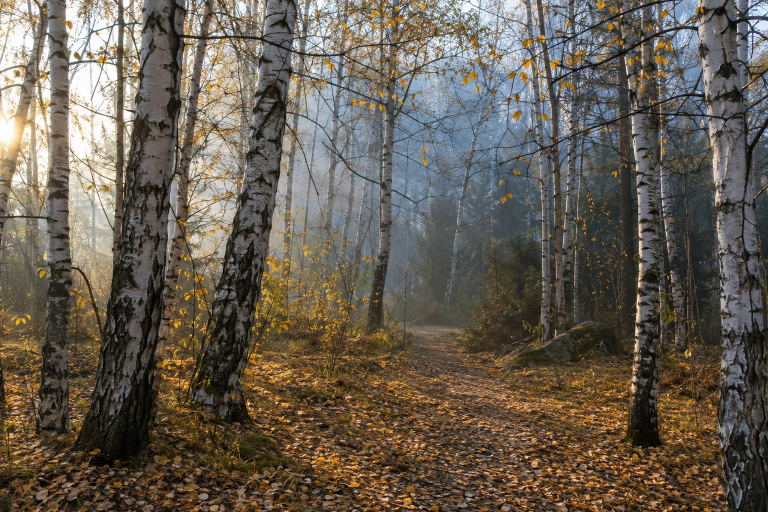
#> input picture photos/birch-grove.jpg, 1536 x 1024 px (shown at 1/2 size)
$ python -i busy.py   (imports and definitions only)
#> lines starting #> are read from the running program, lines starting #| are printed output that depends on the picture; after the words box and inside, x2 and y2 are one past the last pixel; in counts of white or black regions, pixels touching at a corner belong together
"""How busy a picture is: the share of it that is fine texture, for the beginner-sized check (#109).

    measure(rgb) -> {"fine_texture": share of 40 px tiles that are dense with edges, "edges": share of edge pixels}
    run(picture, lesson) -> the numbers, the picture of where the texture is, and the comparison with the photo

From the spike for #52 (`docs/spikes/tools-before-plan.md`, section 1): fine texture is 10.3% on the fitted lavender
photo, 0.4% on the chickadee, 0.0% on the sailboat, and 0.0 to 0.2% on the five rendered beginner versions. It finds
textures made of hundreds of items (stalks); it doesn't see tiny separate things (a village) or count parts.

It's an aid Claude reads at step 0c, not a judge: three pictures can't set a threshold, so nothing here decides
whether a picture is too busy or blocks a run. The one comparison it makes is with the photo's own number, once a
beginner version was made: its fine texture, and the finish's, should come down.
"""

from __future__ import annotations

import json
from pathlib import Path

import cv2
import numpy as np

import filters

WORK = 1000  # every measure is taken at this long side, so pictures of different sizes compare
TILE = 40  # pixels at WORK size: a tile is fine texture when more than DENSE of its pixels are on an edge
DENSE = 0.125
SAME_SHAPE = 0.02  # a picture within 2% of the frame's shape is in the frame, so canvas_box applies to it
FADE = 0.55  # how far the rest of the picture is faded toward white in the picture of where the texture is
MARK = (224, 17, 157)  # the tiles' outline, a magenta no painting here uses

ROLES = ("photo", "beginner", "finish")
# The lesson's own files. Any other picture (a redo in trials/, the photo before fit-canvas) needs --as, so its
# number never lands on the wrong role and replaces the photo's without a word (review of #138).
ROLE_OF = {"00_canvas_frame.png": "photo", "00_canvas_fit.png": "photo", "00_beginner.png": "beginner",
           "99_finish.png": "finish"}


def edges(rgb: np.ndarray) -> np.ndarray:
    """Where the edges are (Canny, after a light blur so a canvas weave or JPEG noise doesn't count)."""
    gray = cv2.GaussianBlur(cv2.cvtColor(rgb, cv2.COLOR_RGB2GRAY), (0, 0), 1.5)
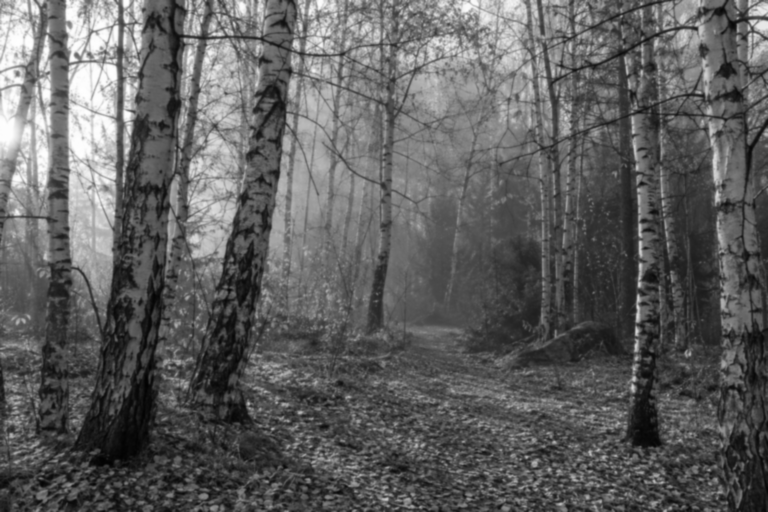
#> gray: shape (1024, 1536) (shown at 1/2 size); min 2, max 255, mean 95.1
    return cv2.Canny(gray, 40, 120) > 0
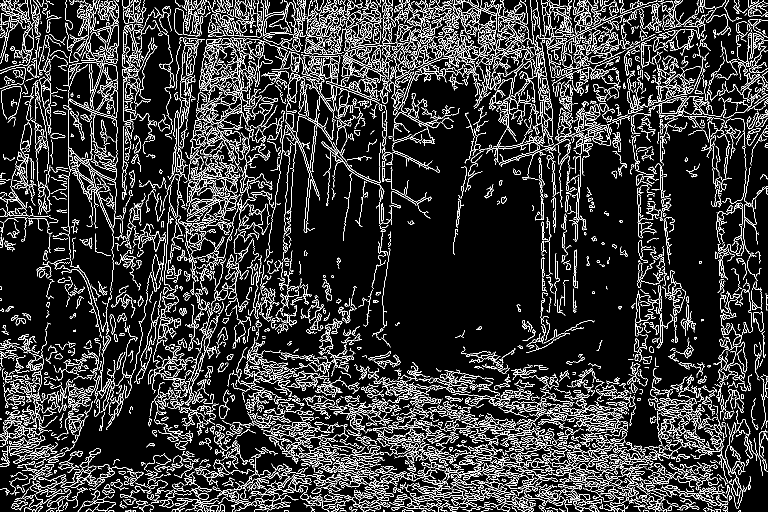
#> returned value: shape (1024, 1536) bool (shown at 1/2 size); 13.2% white in thin lines or dots


# [29 lines left out: functions tiles, measure, picture, not called in this run]


def to_work(rgb: np.ndarray) -> np.ndarray:
    s = WORK / max(rgb.shape[:2])
    return cv2.resize(rgb, (round(rgb.shape[1] * s), round(rgb.shape[0] * s)), interpolation=cv2.INTER_AREA)


# [94 lines left out: functions canvas_part, role_of, _notes, record, run, not called in this run]

>>> import cv2
>>> picture = cv2.cvtColor(cv2.imread('../photos/birch-grove.jpg'), cv2.COLOR_BGR2RGB)
>>> result = edges(picture)

$ run again, on photos/highland-cow.jpg
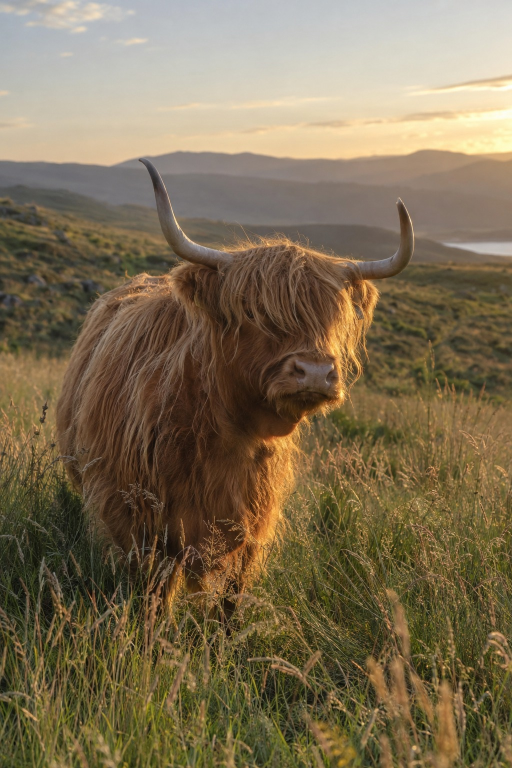
#> input picture photos/highland-cow.jpg, 1024 x 1536 px (shown at 1/2 size)
#> in edges, `gray = cv2.GaussianBlur(cv2.cvtColor(rgb, cv2.COLOR_RGB2GRAY), (0, 0),..`:
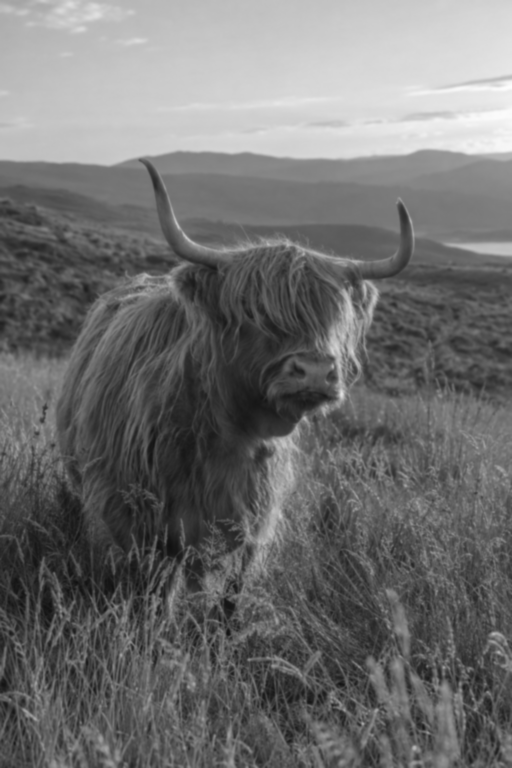
#> gray: shape (1536, 1024) (shown at 1/2 size); min 15, max 253, mean 111.2
#> in edges, `return cv2.Canny(gray, 40, 120) > 0`:
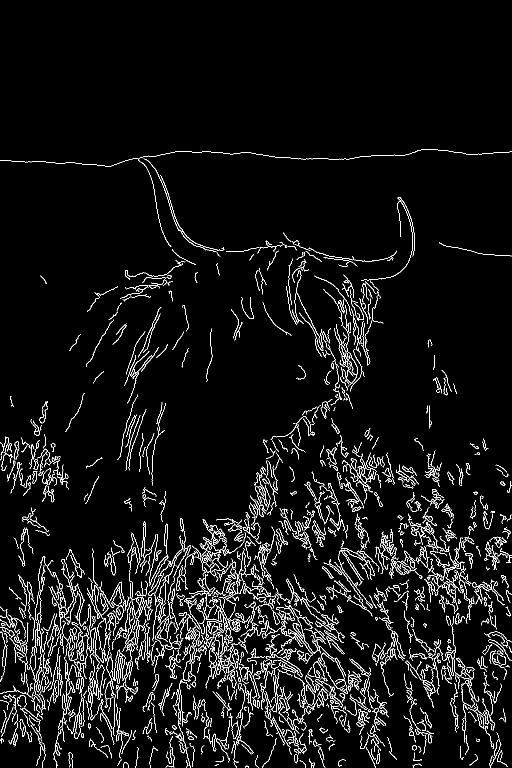
#> returned value: shape (1536, 1024) bool (shown at 1/2 size); 4.9% white in thin lines or dots, all inside (x1, y1, x2, y2) = (0, 298, 1024, 1536)

$ run again, on photos/lake-cabin.jpg
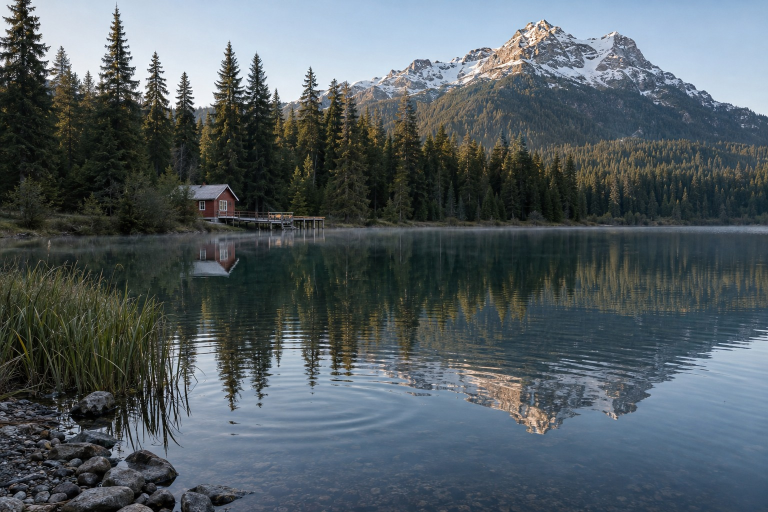
#> input picture photos/lake-cabin.jpg, 1536 x 1024 px (shown at 1/2 size)
#> in edges, `gray = cv2.GaussianBlur(cv2.cvtColor(rgb, cv2.COLOR_RGB2GRAY), (0, 0),..`:
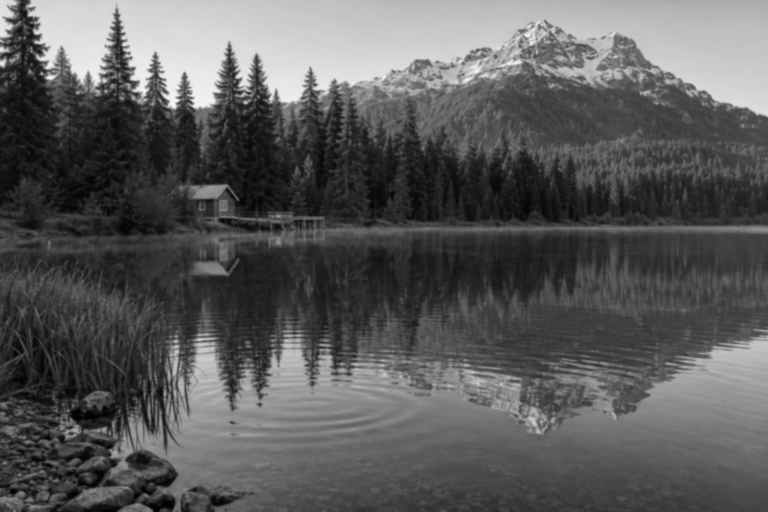
#> gray: shape (1024, 1536) (shown at 1/2 size); min 1, max 249, mean 90.5
#> in edges, `return cv2.Canny(gray, 40, 120) > 0`:
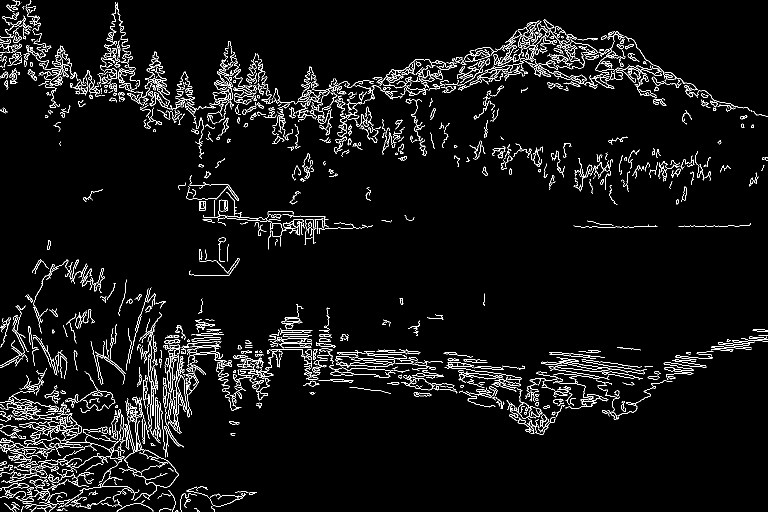
#> returned value: shape (1024, 1536) bool (shown at 1/2 size); 4.5% white in thin lines or dots
